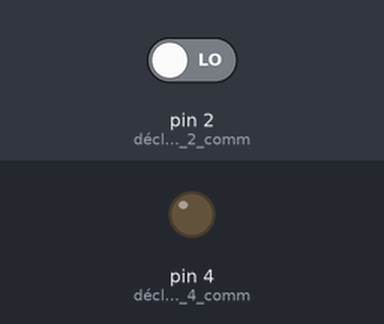
The sketch below on a simulated Arduino Uno, built with avr-gcc and run on an emulated ATmega328P. On the bench: output pins drawn as LEDs (lit = HIGH). Inputs (shaded band) come from the test bench; at power-on: pin 2 (déclarer_la_broche_2_comm) LOW.

Above: at 1.2 s.
1.3 s: pin 2 (déclarer_la_broche_2_comm) driven HIGH
At 2.5 s:
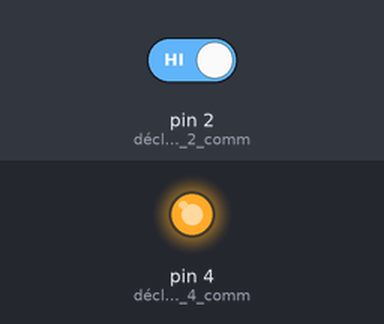
2.8 s: pin 2 (déclarer_la_broche_2_comm) driven LOW
At 3.7 s:
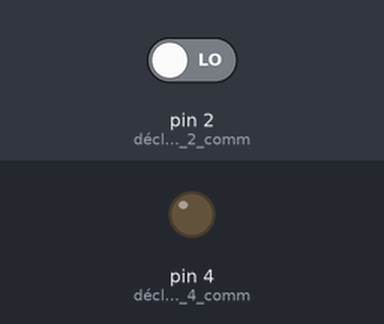
Timing chart, 0 to 5.8 s (numbered marks = the images above; inputs shaded):
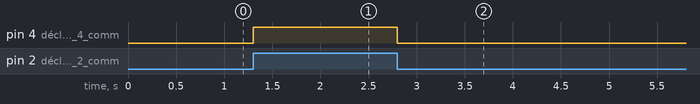

Measured:
- after the input at 1.3 s, pin 4 (déclarer_la_broche_4_comm): LOW → HIGH at once
- after the input at 2.8 s, pin 4 (déclarer_la_broche_4_comm): HIGH → LOW at once

The sketch:

job11.ino
```cpp
void setup() {
   pinMode(4, OUTPUT); // déclarer la broche 4 comme sortie
   pinMode(2, INPUT);    // déclarer la broche 2 comme entrée
}

void loop() {
   // à "1" logique, allumer la LED
   if (digitalRead(2) == HIGH) {
      digitalWrite(4, HIGH);
   }

   // à "0" logique, éteindre la LED
   if (digitalRead(2) == LOW) {
      digitalWrite(4, LOW);
   }

}
```
